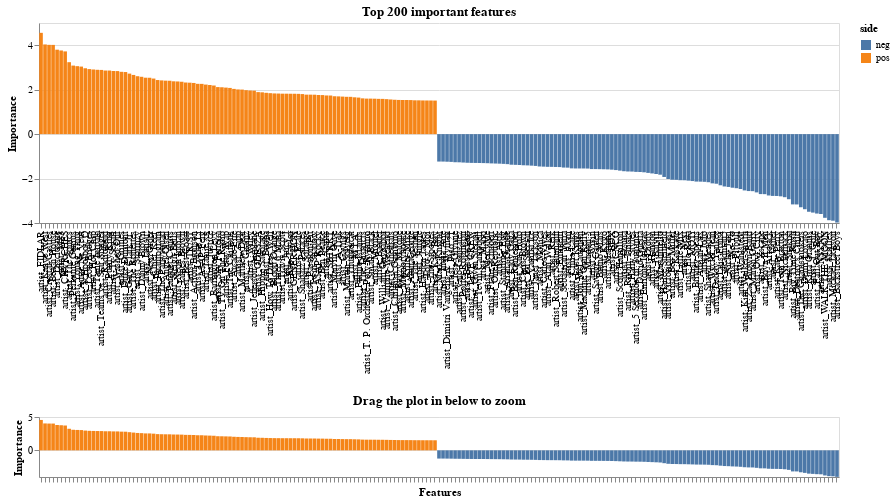

Notebook code for this chart:
### Code cell
import altair as alt

base = (
    alt.Chart(feat_importance_200.reset_index())
    .mark_bar()
    .encode(
        x=alt.X(
            "index",
        ),
        y="Importance:Q",
        color="side",
    )
    .properties(height=200, width=800, title="Top 200 important features")
)

brush = alt.selection_interval(encodings=["x"])
lower = (
    base.encode(
        x=alt.X(
            "index",
            axis=alt.Axis(labels=False, title="Features"),
            sort=alt.SortField(field="rank", order="ascending"),
        )
    )
    .properties(height=60, width=800, title="Drag the plot in below to zoom")
    .add_selection(brush)
)

upper = base.encode(
    alt.X(
        "index",
        scale=alt.Scale(domain=brush),
        axis=alt.Axis(title=""),
        sort=alt.SortField(field="rank", order="ascending"),
    )
)

upper & lower

### Figure 1 — Vega-Lite specification as saved in the notebook (floating-point values rounded to 4 significant figures; data arrays with more than 128 entries replaced by an {"elided": "..."} marker saying what was removed)
{"config": {"view": {"continuousWidth": 400, "continuousHeight": 300}}, "vconcat": [{"mark": "bar", "encoding": {"color": {"field": "side", "type": "nominal"}, "x": {"axis": {"title": ""}, "field": "index", "scale": {"domain": {"selection": "selector001"}}, "sort": {"field": "rank", "order": "ascending"}, "type": "nominal"}, "y": {"field": "Importance", "type": "quantitative"}}, "height": 200, "title": "Top 200 important features", "width": 800}, {"mark": "bar", "encoding": {"color": {"field": "side", "type": "nominal"}, "x": {"axis": {"labels": false, "title": "Features"}, "field": "index", "sort": {"field": "rank", "order": "ascending"}, "type": "nominal"}, "y": {"field": "Importance", "type": "quantitative"}}, "height": 60, "selection": {"selector001": {"type": "interval", "encodings": ["x"]}}, "title": "Drag the plot in below to zoom", "width": 800}], "data": {"name": "data-adf903ce752dd2bfdf786163fac9bda0"}, "$schema": "https://vega.github.io/schema/vega-lite/v4.17.0.json", "datasets": {"data-adf903ce752dd2bfdf786163fac9bda0": {"elided": "199 records"}}}
